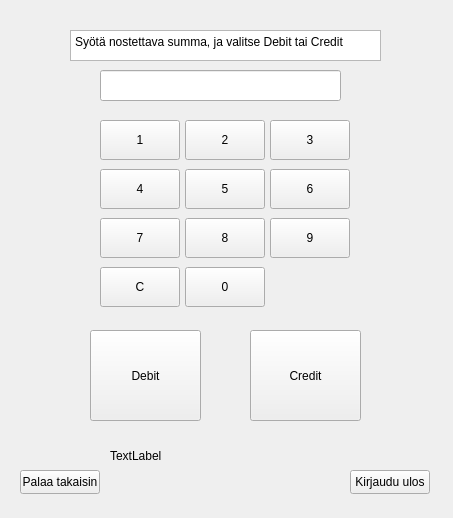
<?xml version="1.0" encoding="UTF-8"?>
<ui version="4.0">
 <class>Nosto</class>
 <widget class="QWidget" name="Nosto">
  <property name="geometry">
   <rect>
    <x>0</x>
    <y>0</y>
    <width>453</width>
    <height>518</height>
   </rect>
  </property>
  <property name="windowTitle">
   <string>Form</string>
  </property>
  <widget class="QPushButton" name="btnDebit">
   <property name="geometry">
    <rect>
     <x>90</x>
     <y>330</y>
     <width>111</width>
     <height>91</height>
    </rect>
   </property>
   <property name="text">
    <string>Debit</string>
   </property>
  </widget>
  <widget class="QPushButton" name="btnCredit">
   <property name="geometry">
    <rect>
     <x>250</x>
     <y>330</y>
     <width>111</width>
     <height>91</height>
    </rect>
   </property>
   <property name="text">
    <string>Credit</string>
   </property>
  </widget>
  <widget class="QLabel" name="labelNosto">
   <property name="geometry">
    <rect>
     <x>110</x>
     <y>420</y>
     <width>231</width>
     <height>71</height>
    </rect>
   </property>
   <property name="text">
    <string>TextLabel</string>
   </property>
  </widget>
  <widget class="QPushButton" name="btn4">
   <property name="geometry">
    <rect>
     <x>100</x>
     <y>169</y>
     <width>80</width>
     <height>40</height>
    </rect>
   </property>
   <property name="text">
    <string>4</string>
   </property>
  </widget>
  <widget class="QPushButton" name="btn7">
   <property name="geometry">
    <rect>
     <x>100</x>
     <y>218</y>
     <width>80</width>
     <height>40</height>
    </rect>
   </property>
   <property name="text">
    <string>7</string>
   </property>
  </widget>
  <widget class="QPushButton" name="btn2">
   <property name="geometry">
    <rect>
     <x>185</x>
     <y>120</y>
     <width>80</width>
     <height>40</height>
    </rect>
   </property>
   <property name="text">
    <string>2</string>
   </property>
  </widget>
  <widget class="QPushButton" name="btn3">
   <property name="geometry">
    <rect>
     <x>270</x>
     <y>120</y>
     <width>80</width>
     <height>40</height>
    </rect>
   </property>
   <property name="text">
    <string>3</string>
   </property>
  </widget>
  <widget class="QPushButton" name="btn8">
   <property name="geometry">
    <rect>
     <x>185</x>
     <y>218</y>
     <width>80</width>
     <height>40</height>
    </rect>
   </property>
   <property name="text">
    <string>8</string>
   </property>
  </widget>
  <widget class="QPushButton" name="btnClear">
   <property name="geometry">
    <rect>
     <x>100</x>
     <y>267</y>
     <width>80</width>
     <height>40</height>
    </rect>
   </property>
   <property name="text">
    <string>C</string>
   </property>
  </widget>
  <widget class="QPushButton" name="btn5">
   <property name="geometry">
    <rect>
     <x>185</x>
     <y>169</y>
     <width>80</width>
     <height>40</height>
    </rect>
   </property>
   <property name="text">
    <string>5</string>
   </property>
  </widget>
  <widget class="QPushButton" name="btn6">
   <property name="geometry">
    <rect>
     <x>270</x>
     <y>169</y>
     <width>80</width>
     <height>40</height>
    </rect>
   </property>
   <property name="text">
    <string>6</string>
   </property>
  </widget>
  <widget class="QPushButton" name="btn9">
   <property name="geometry">
    <rect>
     <x>270</x>
     <y>218</y>
     <width>80</width>
     <height>40</height>
    </rect>
   </property>
   <property name="text">
    <string>9</string>
   </property>
  </widget>
  <widget class="QPushButton" name="btn0">
   <property name="geometry">
    <rect>
     <x>185</x>
     <y>267</y>
     <width>80</width>
     <height>40</height>
    </rect>
   </property>
   <property name="text">
    <string>0</string>
   </property>
  </widget>
  <widget class="QPushButton" name="btn1">
   <property name="geometry">
    <rect>
     <x>100</x>
     <y>120</y>
     <width>80</width>
     <height>40</height>
    </rect>
   </property>
   <property name="focusPolicy">
    <enum>Qt::NoFocus</enum>
   </property>
   <property name="text">
    <string>1</string>
   </property>
  </widget>
  <widget class="QPlainTextEdit" name="txtSyotaSumma">
   <property name="geometry">
    <rect>
     <x>70</x>
     <y>30</y>
     <width>311</width>
     <height>31</height>
    </rect>
   </property>
   <property name="plainText">
    <string>Syötä nostettava summa, ja valitse Debit tai Credit</string>
   </property>
  </widget>
  <widget class="QLineEdit" name="lineEditNostettavaSumma">
   <property name="geometry">
    <rect>
     <x>100</x>
     <y>70</y>
     <width>241</width>
     <height>31</height>
    </rect>
   </property>
   <property name="focusPolicy">
    <enum>Qt::NoFocus</enum>
   </property>
   <property name="inputMethodHints">
    <set>Qt::ImhNone</set>
   </property>
  </widget>
  <widget class="QPushButton" name="btnKirjauduUlos">
   <property name="geometry">
    <rect>
     <x>350</x>
     <y>470</y>
     <width>80</width>
     <height>24</height>
    </rect>
   </property>
   <property name="text">
    <string>Kirjaudu ulos</string>
   </property>
  </widget>
  <widget class="QPushButton" name="pushButton">
   <property name="geometry">
    <rect>
     <x>20</x>
     <y>470</y>
     <width>80</width>
     <height>24</height>
    </rect>
   </property>
   <property name="text">
    <string>Palaa takaisin</string>
   </property>
  </widget>
 </widget>
 <resources/>
 <connections/>
</ui>
